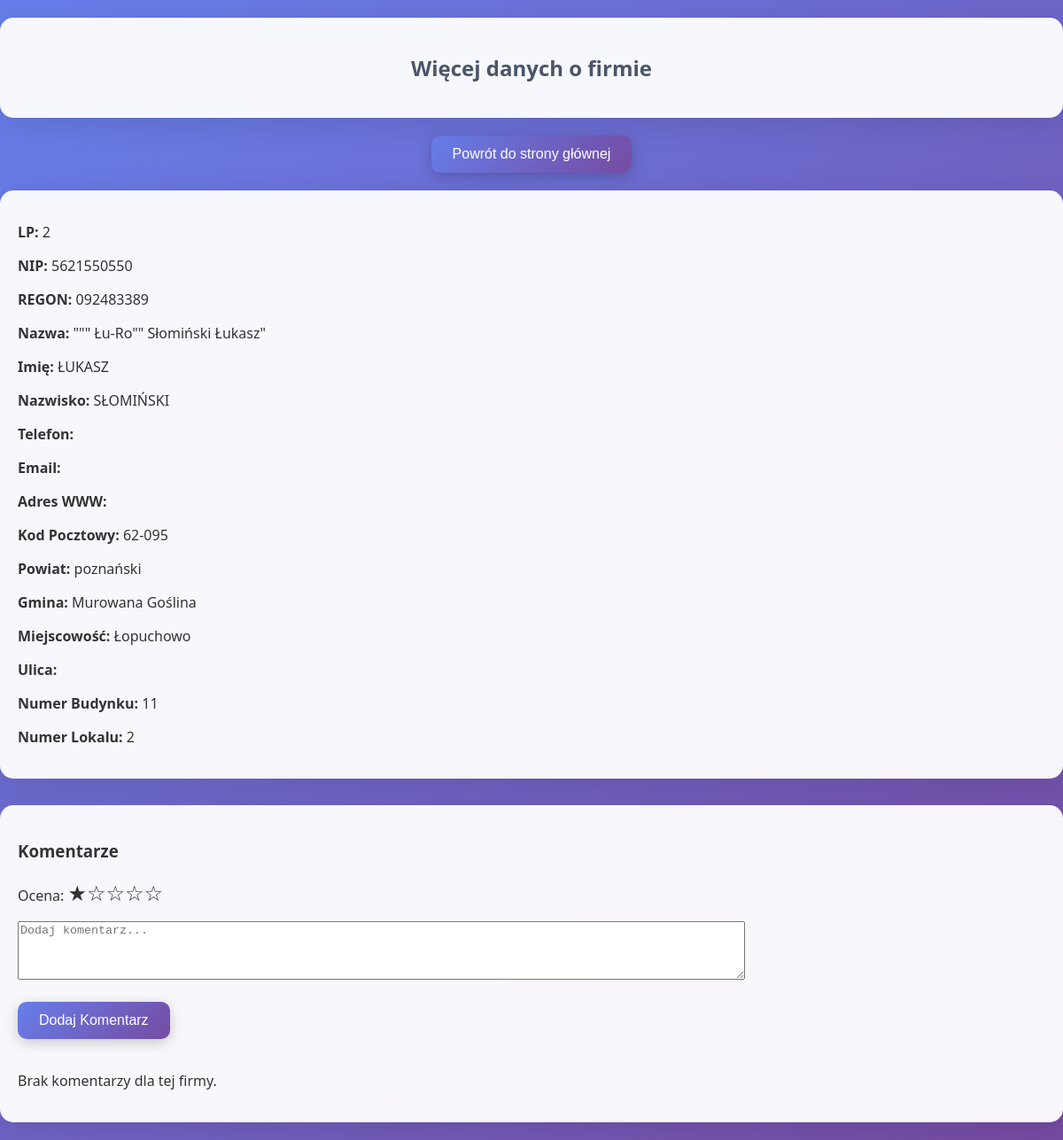
The page /company_details.php?lp=2 on the database its author committed.
### tables this page shows
CREATE TABLE `firmy` (
  `Lp` int(255) NOT NULL,
  `Nip` varchar(10) DEFAULT NULL,
  `Regon` varchar(9) DEFAULT NULL,
  `NazwaPodmiotu` varchar(131) DEFAULT NULL,
  `Nazwisko` varchar(23) DEFAULT NULL,
  `Imie` varchar(11) DEFAULT NULL,
  `Telefon` varchar(13) DEFAULT NULL,
  `Email` varchar(37) DEFAULT NULL,
  `AdresWWW` varchar(36) DEFAULT NULL,
  `KodPocztowy` varchar(6) DEFAULT NULL,
  `Powiat` varchar(9) DEFAULT NULL,
  `Gmina` varchar(16) DEFAULT NULL,
  `Miejscowosc` varchar(16) DEFAULT NULL,
  `Ulica` varchar(34) DEFAULT NULL,
  `NrBudynku` varchar(6) DEFAULT NULL,
  `NrLokalu` varchar(3) DEFAULT NULL
);

### class/DBManager.php (called while the page is built, shortened)
<?php
class DBManager
{
    private static ?DBManager $instance = null;
    private PDO $pdo;
    private function __construct()
    {
        $host = 'localhost';
        $db   = 'base';
        $user = 'root';
        $pass = '';
        $charset = 'utf8';
        $dsn = "mysql:host=$host;dbname=$db;charset=$charset";
        $options = [
            PDO::ATTR_ERRMODE            => PDO::ERRMODE_EXCEPTION,
            PDO::ATTR_DEFAULT_FETCH_MODE => PDO::FETCH_ASSOC,
            PDO::ATTR_EMULATE_PREPARES   => false,
        ];
        $this->pdo = new PDO($dsn, $user, $pass, $options);
    }
    public static function getInstance(): DBManager
    {
        if (self::$instance === null) {
            self::$instance = new DBManager();
        }
        return self::$instance;
    }
    public function query(string $sql, array $params = []): PDOStatement
    {
        $stmt = $this->pdo->prepare($sql);
        $stmt->execute($params);
        return $stmt;
    }
}

### class/firmy.php (called while the page is built, shortened)
<?php
include_once 'class/DBManager.php';
include_once 'class/komentarze.php';
class Firmy
{
    private DBManager $db;
    private string $table = 'firmy';
    public function __construct()
    {
        $this->db = DBManager::getInstance();
    }
    public function getById(int $id): ?array
    {
        $sql = "SELECT * FROM {$this->table} WHERE Lp = :id";
        $stmt = $this->db->query($sql, ['id' => $id]);
        $result = $stmt->fetch();
        return $result ?: null;
    }
}

### class/komentarze.php (called while the page is built, shortened)
<?php
include_once 'class/DBManager.php';
class Komentarze
{
    private DBManager $db;
    private string $table = 'komentarze';
    public function __construct()
    {
        $this->db = DBManager::getInstance();
    }
    public function getByFirma(int $firmaLp): array
    {
        $sql = "
            SELECT *
            FROM {$this->table}
            WHERE firma_lp = :firma_lp
            ORDER BY data_utworzenia DESC
        ";
        return $this->db
            ->query($sql, ['firma_lp' => $firmaLp])
            ->fetchAll();
    }
}

### company_details.php (the view, shortened to what this page needs)
<?php
include_once 'class/DBManager.php';
include_once 'class/firmy.php';
include_once 'class/komentarze.php';
?>
<!DOCTYPE html>
<html lang="pl">
<head>
    <link rel="stylesheet" href="style/style2.css">
</head>
<body>
    <div>
<h2>Więcej danych o firmie</h2>
</div>
<input type="button" value="Powrót do strony głównej" onclick="window.location.href='index.php'" style="margin-bottom: 20px;">
<div style="margin-bottom: 30px;">
    <?php
if ($_SERVER['REQUEST_METHOD'] === 'GET' && isset($_GET['lp'])) {
    $lp = (int)$_GET['lp'];
    $firmy = new Firmy();
    $firma = $firmy->getById($lp);
    if ($firma) {
        echo "<p><strong>LP:</strong> " . htmlspecialchars($firma['Lp']) . "</p>";
        echo "<p><strong>NIP:</strong> " . htmlspecialchars($firma['Nip']) . "</p>";
        echo "<p><strong>REGON:</strong> " . htmlspecialchars($firma['Regon']) . "</p>";
        echo "<p><strong>Nazwa:</strong> " . htmlspecialchars($firma['NazwaPodmiotu']) . "</p>";
        echo "<p><strong>Imię:</strong> " . htmlspecialchars($firma['Imie']) . "</p>";
        echo "<p><strong>Nazwisko:</strong> " . htmlspecialchars($firma['Nazwisko']) . "</p>";
        echo "<p><strong>Telefon:</strong> " . htmlspecialchars($firma['Telefon']) . "</p>";
        echo "<p><strong>Email:</strong> " . htmlspecialchars($firma['Email']) . "</p>";
        echo "<p><strong>Adres WWW:</strong> " . htmlspecialchars($firma['AdresWWW']) . "</p>";
        echo "<p><strong>Kod Pocztowy:</strong> " . htmlspecialchars($firma['KodPocztowy']) . "</p>";
        echo "<p><strong>Powiat:</strong> " . htmlspecialchars($firma['Powiat']) . "</p>";
        echo "<p><strong>Gmina:</strong> " . htmlspecialchars($firma['Gmina']) . "</p>";
        echo "<p><strong>Miejscowość:</strong> " . htmlspecialchars($firma['Miejscowosc']) . "</p>";
        echo "<p><strong>Ulica:</strong> " . htmlspecialchars($firma['Ulica']) . "</p>";
        echo "<p><strong>Numer Budynku:</strong> " . htmlspecialchars($firma['NrBudynku']) . "</p>";
        echo "<p><strong>Numer Lokalu:</strong> " . htmlspecialchars($firma['NrLokalu']) . "</p>";
    } else {
        echo "Nie znaleziono firmy o podanym LP.";
    }
} else {
    echo "Nieprawidłowe żądanie.";
}
?>
</div>
<div id="commentSection">
    <h3>Komentarze</h3>
    <form action="add_comment.php" method="POST">
        <p>Ocena: <span id="stars1">★</span><span id="stars2">☆</span><span id="stars3">☆</span><span id="stars4">☆</span><span id="stars5">☆</span></p>
        <textarea name="comment" rows="4" cols="100" placeholder="Dodaj komentarz..."></textarea><br>
        <input type="submit" value="Dodaj Komentarz" style="display: inline;">
    </form>
    <?php
    if (isset($_GET['lp'])) {
        $lp = (int)$_GET['lp'];
        $komentarze = new Komentarze();
        $komentarzeLista = $komentarze->getByFirma($lp);
        if (count($komentarzeLista) > 0) {
            foreach ($komentarzeLista as $row) {
                echo "<div class='comment'>";
                echo "<p><em>Autor: " . htmlspecialchars($row['autor']) . "&nbsp;&nbsp;&nbsp;&nbsp;Data utworzenia: " . htmlspecialchars($row['data_utworzenia']) . "</em></p>";
                if (!is_null($row['data_mod'])) {
                    echo "<p><em>Data modyfikacji: " . htmlspecialchars($row['data_mod']) . "</em></p>";
                }
                echo "<p>Ocena: " . str_repeat('★', $row['ocena']) . str_repeat('☆', 5 - $row['ocena']) . "</p>";
                echo "<p>" . htmlspecialchars($row['tresc']) . "</p>";
                if($row['user_id'] == $_SESSION['user_id']) {
                    echo "<hr>";
                    echo "<form action='edit_comment.php' method='POST'>";
                    echo "<input type='hidden' name='comment_id' value='" . htmlspecialchars($row['id']) . "'>";
                    echo "<input type='hidden' name='lp' value='" . htmlspecialchars($lp) . "'>";
                    echo "<input type='hidden' id='ocena_edit_" . $row['id'] . "' name='ocena' value='" . htmlspecialchars($row['ocena']) . "'>";
                    $ocena = $row['ocena'];
                    echo "<p>Ocena: ";
                    for($i=1; $i<=5; $i++){
                        $star = $i <= $ocena ? '★' : '☆';
                        echo "<span id='edit_stars_" . $row['id'] . "_" . $i . "' style='cursor: pointer; font-size: 24px;'>$star</span>";
                    }
                    echo "</p>";
                    echo "<textarea name='comment' rows='4' cols='100'>" . htmlspecialchars($row['tresc']) . "</textarea><br>";
                    echo "<input type='submit' value='Edytuj komentarz' style='display:inline;'>";
                    echo "</form>";
                    echo "<script>
                    const stars_" . $row['id'] . " = document.querySelectorAll('span[id^=\"edit_stars_" . $row['id'] . "_\"]');
                    stars_" . $row['id'] . ".forEach((star, index) => {
                        star.addEventListener('click', () => {
                            stars_" . $row['id'] . ".forEach((s, i) => {
                                s.textContent = i <= index ? '★' : '☆';
                            });
                            document.getElementById('ocena_edit_" . $row['id'] . "').value = index + 1;
                        });
                    });
                    </script>";
                    echo "<form action='delete_comment.php' method='POST' onsubmit='return confirm(\"Czy na pewno chcesz usunąć ten komentarz?\");'>";
                    echo "<input type='hidden' name='comment_id' value='" . htmlspecialchars($row['id']) . "'>";
                    echo "<input type='hidden' name='lp' value='" . htmlspecialchars($lp) . "'>";
                    echo "<input type='submit' value='Usuń komentarz' style='display:inline;'>";
                    echo "</form>";
                }
                echo "</div><hr>";
            }
        } else {
            echo "<p>Brak komentarzy dla tej firmy.</p>";
        }
    } else {
        echo "Nieprawidłowe żądanie.";
    }
    ?>
</body>
</html>

### style/style2.css (style rules this page uses)
body { font-family: 'Segoe UI', Tahoma, Geneva, Verdana, sans-serif; background: linear-gradient(135deg, #667eea 0%, #764ba2 100%); margin: 0; padding: 0; min-height: 100vh; color: #333; }
div { padding: 20px; margin: 20px auto; background: rgba(255, 255, 255, 0.95); border: none; border-radius: 15px; box-shadow: 0 8px 32px rgba(0, 0, 0, 0.1); backdrop-filter: blur(10px); }
h1, h2 { text-align: center; color: #4a5568; margin-bottom: 20px; }
input { margin: 10px auto; padding: 12px 20px; font-size: 16px; background: white; color: #4a5568; border: 2px solid #e2e8f0; border-radius: 10px; transition: all 0.3s ease; box-shadow: 0 2px 10px rgba(0, 0, 0, 0.1); }
input[type="button"], input[type="submit"] { display: block; margin: 20px auto; padding: 12px 24px; font-size: 16px; background: linear-gradient(135deg, #667eea, #764ba2); color: white; border: none; border-radius: 10px; cursor: pointer; transition: all 0.3s ease; box-shadow: 0 4px 15px rgba(0, 0, 0, 0.2); }

### company_details.php (style rules this page uses)
p>span { cursor: pointer; font-size: 24px; }

### rows shown on the page
firmy: Lp "2", Nip "5621550550", Regon "092483389", NazwaPodmiotu "\"\"\" Łu-Ro\"\" Słomiński Łukasz\"", Imie "ŁUKASZ", Nazwisko "SŁOMIŃSKI", KodPocztowy "62-095", Powiat "poznański", Gmina "Murowana Goślina", Miejscowosc "Łopuchowo", NrBudynku "11", NrLokalu "2"
